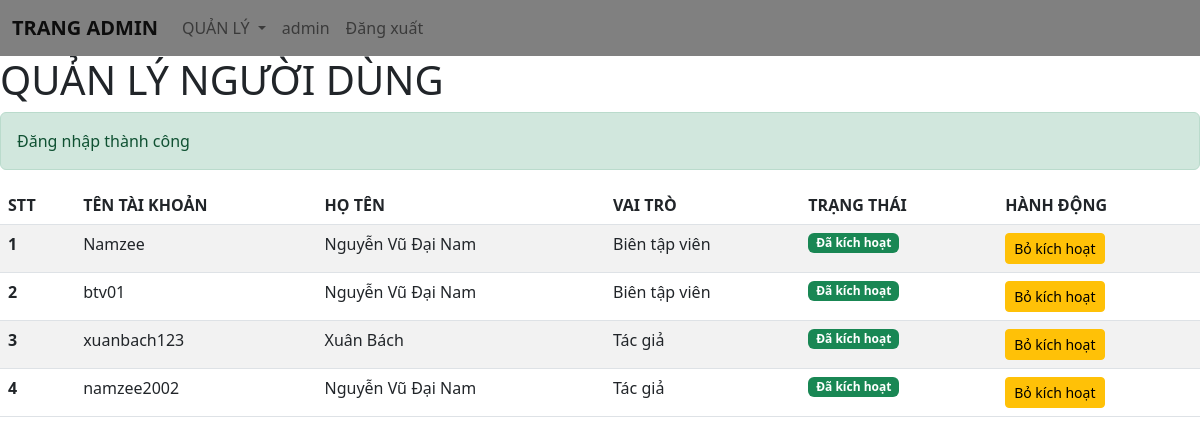
Page /index.php?type=user (signed in) on the earlier database version.
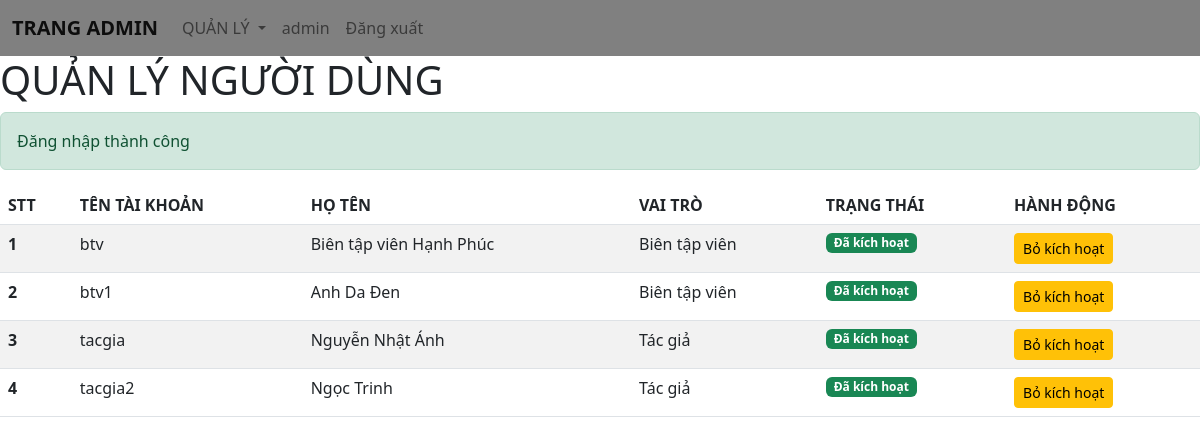
Same page on the later database version.
### tables this page shows
CREATE TABLE `users` (
  `id_user` bigint(20) NOT NULL,
  `userName` varchar(255) NOT NULL,
  `password` varchar(255) NOT NULL,
  `fullName` varchar(255) NOT NULL,
  `role_id` bigint(11) NOT NULL,
  `isActive` tinyint(4) NOT NULL DEFAULT 1
);

CREATE TABLE `roles` (
  `id_role` bigint(20) NOT NULL,
  `nameRole` varchar(255) NOT NULL
);

### app/controllers/admin/userControllers.php (called while the page is built, shortened)
<?php
$getAllUser = getAllUser();
include_once("app/views/admin/user.views.php");

### app/helpers/security.php (called while the page is built, shortened)
<?php
function e($string){
    return htmlspecialchars($string ?? '', ENT_QUOTES, 'UTF-8');
}
function getFlashMessage($type){
    if(isset($_SESSION['flash'][$type])){
        $message = $_SESSION['flash'][$type];
        return $message;
    }
    return null;
}

### app/models/pdo.php (called while the page is built, shortened)
<?php
function pdo_get_connection()
{
    try {
        $conn = new PDO('mysql:host=' . DBHOST . ';dbname=' . DBNAME . ';charset=utf8mb4', DBUSER, DBPASS);
        $conn->setAttribute(PDO::ATTR_ERRMODE, PDO::ERRMODE_EXCEPTION);
        $conn->setAttribute(PDO::ATTR_EMULATE_PREPARES, false);
        return $conn;
    } catch (PDOException $e) {
        error_log("Database connection error: " . $e->getMessage());
        die("Lỗi kết nối cơ sở dữ liệu. Vui lòng thử lại sau.");
    }
}
function pdo_query($sql, ...$args)
{
    try {
        $conn = pdo_get_connection();
        $stmt = $conn->prepare($sql);
        $stmt->execute($args);
        $rows = $stmt->fetchAll(PDO::FETCH_ASSOC);
        return $rows;
    } catch (PDOException $e) {
        $errorMsg = "Query error: " . $e->getMessage();
        error_log($errorMsg);
        $logFile = __DIR__ . '/../../logs/pdo_error.log';
        $timestamp = date('Y-m-d H:i:s');
        $logEntry = "[$timestamp] SQL: $sql | Args: " . json_encode($args) . " | Error: " . $e->getMessage() . "\n";
        file_put_contents($logFile, $logEntry, FILE_APPEND);
        return [];
    } finally {
        unset($conn);
    }
}

### app/models/user/userModels.php (called while the page is built, shortened)
<?php
function getAllUser(){
    $sql="SELECT * FROM users
          INNER JOIN roles ON roles.id_role=users.role_id
          WHERE role_id!=1";
    return pdo_query($sql);
}
?>

### app/views/admin/user.views.php (the view, shortened to what this page needs)
<h1>QUẢN LÝ NGƯỜI DÙNG</h1>
<?php if($success = getFlashMessage('success')): ?>
  <div class="alert alert-success"><?= e($success) ?></div>
<?php endif; ?>
<table class="table table-striped">
  <thead>
    <tr>
      <th scope="col">STT</th>
      <th scope="col">TÊN TÀI KHOẢN</th>
      <th scope="col">HỌ TÊN</th>
      <th scope="col">VAI TRÒ</th>
      <th scope="col">TRẠNG THÁI</th>
      <th scope="col">HÀNH ĐỘNG</th>
    </tr>
  </thead>
  <tbody>
    <?php
    $i=1;
    foreach ($getAllUser as $key) {
        echo '<tr>';
        echo '<th scope="row">'.e($i++).'</th>';
        echo '<td>'.e($key['userName']).'</td>';
        echo '<td>'.e($key['fullName']).'</td>';
        echo '<td>'.e($key['nameRole']).'</td>';
        if($key['isActive']==0){
            echo '<td><span class="badge bg-success">Đã kích hoạt</span></td>';
            echo '<td><a href="index.php?type=user&unactive='.e($key['id_user']).'" class="btn btn-sm btn-warning" onclick="return confirm(\'Vô hiệu hóa tài khoản này?\')">Bỏ kích hoạt</a></td>';
        }elseif($key['isActive']==1){
            echo '<td><span class="badge bg-secondary">Chưa kích hoạt</span></td>';
            echo '<td><a href="index.php?type=user&active='.e($key['id_user']).'" class="btn btn-sm btn-success" onclick="return confirm(\'Kích hoạt tài khoản này?\')">Kích hoạt</a></td>';
        }
        echo '</tr>';
    }
    ?>
  </tbody>
</table>

Differences in the rows shown:
changed users: userName "Namzee" → "btv"; fullName "Nguyễn Vũ Đại Nam" → "Biên tập viên Hạnh Phúc"
changed users: userName "btv01" → "btv1"; fullName "Nguyễn Vũ Đại Nam" → "Anh Da Đen"
changed users: userName "xuanbach123" → "tacgia"; fullName "Xuân Bách" → "Nguyễn Nhật Ánh"
changed users: userName "namzee2002" → "tacgia2"; fullName "Nguyễn Vũ Đại Nam" → "Ngọc Trinh"
